Frame 1 (no input): blank canvas, image omitted
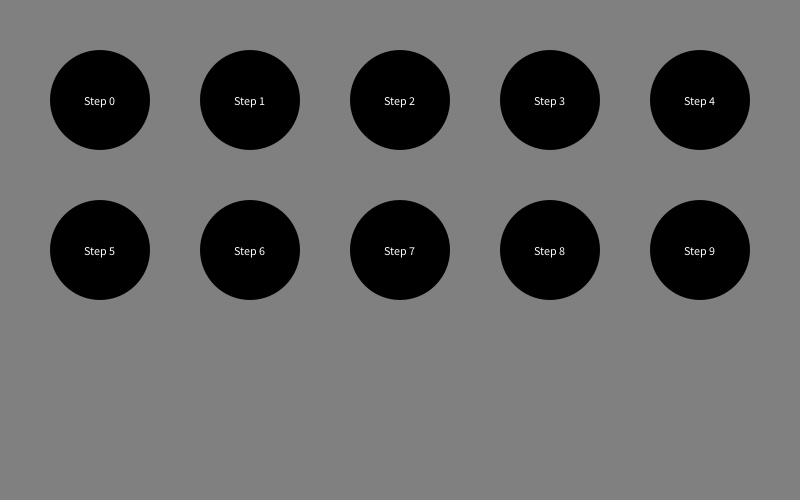
Frame 60 (the mouse pressed at the canvas centre just before this capture)
Frame 120 (the mouse held since frame 60 and released just before this capture): identical to frame 60, image omitted

The Processing sketch that drew this single still picture (run headless with seeded random() and noise(); from frame 60 on, the mouse is pressed at the canvas centre):

// Processing sketch: sequence_recall
// ── sequence_recall.pde
/*  
 sequence_recall
 Game Building Blocks for Processing
 (c) 2013 Brad Tober [http://www.bradtober.com]
 Licensed under The MIT License
 */

int buttonR = 50;                                                                          // radius of buttons
int[] buttonX = {50, 200, 350, 500, 650, 50, 200, 350, 500, 650};                          // x positions of buttons
int[] buttonY = {50, 50, 50, 50, 50, 200, 200, 200, 200, 200};                             // y positions of buttons
int numSteps = 5;                                                                          // number of steps in the sequence to recall
String sequence = "";                                                                      // String representing the sequence to recall
int currentStep = 0;                                                                       // step the player is currently trying to recall
String selectedSteps = "";                                                                 // String of the steps the player has already recalled
boolean playerWins = false;                                                                // whether or not the player has already won
int startTime;                                                                             // timer for displaying the sequence at the beginning of the sketch
int dispTime = 1000;                                                                       // length of time to display text messages
boolean message;                                                                           // whether or not to display a message
String messageText;                                                                        // String of message text
int messageTime;                                                                           // timer for displaying text messages

void setup() {
  size(800, 500);
  noStroke();
  textAlign(CENTER, CENTER);
  for (int i = 0; i < numSteps; i++) {
    sequence = sequence.concat(str(int(random(0, 10))));                                   // create a String of a sequence of random digits representing the steps to recall
  }
  println(sequence);
  startTime = millis();                                                                    // start the sequence display timer
}

void draw() {
  background(128);
  if (!((millis() - startTime) > dispTime)) {                                              // if the sequence display timer hasn't finished...
    text(sequence, 0, 350, width, 100);                                                    // ...display the sequence
  } else {
    for (int i = 0; i < buttonX.length; i++) {
      drawButton(buttonX[i], buttonY[i], buttonR, "Step " + i);                            // otherwise draw the buttons
    }
  }
  if (message) {                                                                           // if a message is to be displayed...
    text(messageText, 0, 350, width, 100);                                                 // ...display the message
    if (millis() - messageTime > dispTime) {                                               // if the message timer has finished...
      message = false;                                                                     // ...don't display the message any longer
    } 
  }
  if (playerWins) {                                                                        // if the player wins...
    text("You win!", 0, 350, width, 100);                                                  // ...display text
  }
}

void drawButton(int x, int y, int radius, String label) {                                  // the drawButton function needs an x position, y position, radius, and text label
  fill(0);
  ellipse(x + radius, y + radius, radius * 2, radius *2);                                  // draw an ellipse for the button
  fill(255);
  textAlign(CENTER, CENTER);
  text(label, x, y, radius * 2, radius * 2);                                               // display the button label text
}

void mousePressed() {                                                                      // when the mouse is pressed
  for (int i = 0; i < buttonX.length; i++) {                                               // for all of the buttons
    if (mouseX > buttonX[i] && mouseX < buttonX[i] + (buttonR * 2) && mouseY > buttonY[i] && mouseY < buttonY[i] + (buttonR * 2)) {      // if the mouse pointer is within the area of one of the buttons
      if (currentStep < sequence.length()) {                                               // if the player hasn't recalled the entire sequence yet
        if (str(i).equals(str(sequence.charAt(currentStep)))) {                            // if the button pressed is the next step in the sequence
          selectedSteps = selectedSteps.concat(str(i));                                    // add the step to the String of the steps the player has already recalled
          currentStep++;                                                                   // increment the step counter
          if (currentStep == sequence.length()) {                                          // if the player has reached the end of the sequence
            message = false;
            playerWins = true;                                                             // the player wins
          } else {
            message = true;                                                                // otherwise display a message
            messageText = "Correct!";
            messageTime = millis();
          }
        } else {                                                                           // if the button pressed is not the next step in the sequence
          message = true;                                                                  // display a message
          messageText = "Incorrect!";
          messageTime = millis();  
        }
      }
    }
  }
}
